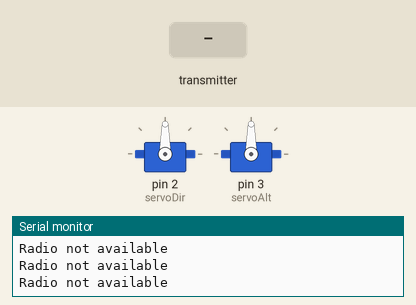
This sketch was run on a simulated Arduino Uno, built with avr-gcc and run on an emulated ATmega328P. On the bench: 2 × servo, the last lines printed to the serial monitor. The test bench sets the inputs (shaded band). No radio packets arrive unless stated.

Above: at 4.3 s.
4.4 s: the transmitter starts sending servoA = 0
At 4.8 s:
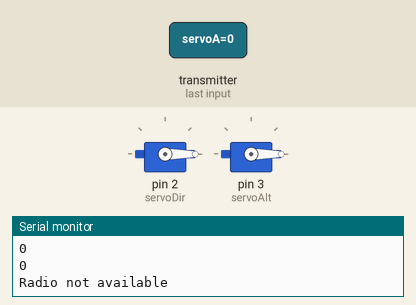
Timing chart, 0 to 7.4 s (numbered marks = the images above; inputs shaded):
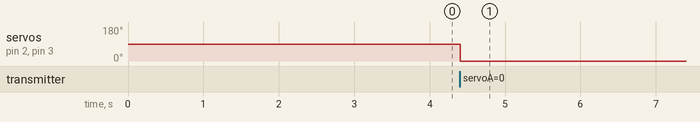

Measured:
- after the input at 4.4 s, servo on pin 2 (servoDir), servo on pin 3 (servoAlt): 90° → 0° at once

The sketch:

airplane_engine.ino
```cpp
// pour le transeiver (SPI commande MOSI MISO)
#include <SPI.h>
#include <RF24.h>

// include the Servo library
#include <Servo.h>

// **Définition des broches utilisées**
#define CE_PIN 7
#define CSN_PIN 8

Servo servoDir;
Servo servoAlt;

int old_A, old_B;

// **Objet pour la communication radio**
RF24 radio(CE_PIN, CSN_PIN); // instantiate an object for the nRF24L01 transceiver

// **Tableaux contenant les adresses radio pour l'émetteur et le récepteur**
uint8_t address[][6] = { "1NODE", "2NODE" };

// **Niveau de puissance de la radio**
uint8_t radioPowerLevel = RF24_PA_LOW;

// **Structure pour contenir le message radio**
typedef struct
{
  int servoA;
  int servoB;
} radiomsg;

radiomsg msg;

void setup()
{
  delay(3000);
  Serial.begin(115200); // Initialiser la communication série pour le débogage
  servoDir.attach(2);   // attaches the servo on pin 2 to the servo direction of airplane // yaw
  servoAlt.attach(3);   // attaches the servo on pin 2 to the servo direction of airplane // pitch
  // roll pour roulie (tonneaux autour de l'axe central)

  // reset the servo position
  servoAlt.write(90);
  servoDir.write(90);
  old_A = 90;
  old_B = 90;
  delay(150);

   // Configurer la radio
  if (!radio.begin())
  {
    Serial.println(F("radio hardware is not responding!!"));
    while (1) {}  // hold in infinite loop
  }
  // Set the PA Level low to try preventing power supply related problems
  // because these examples are likely run with nodes in close proximity to
  // each other.
  radio.setPALevel(radioPowerLevel);  // RF24_PA_MAX is default.

  // save on transmission time by setting the radio to only transmit the
  // number of bytes we need to transmit a float
  radio.setPayloadSize(sizeof(msg));  // float datatype occupies

  // set the TX address of the RX node into the TX pipe
  radio.openWritingPipe(address[1]);  // always uses pipe 0

  // set the RX address of the TX node into a RX pipe
  radio.openReadingPipe(1, address[0]);  // using pipe 1

  radio.startListening();               // Démarrer l'écoute radio

}


void loop()
{
  uint8_t pipe;
  //Serial.println("A");
  if (radio.available(&pipe)) // Vérifier si un message est disponible
  {
    Serial.println(F("Message reçu !"));
    Serial.println(msg.servoA);
    Serial.println(msg.servoB);
    //Serial.println("B");
    uint8_t bytes = radio.getPayloadSize(); // Obtenir
    radio.read(&msg, bytes);                 // Lire le message radio
    // set the servo position
    servoAlt.write(msg.servoA);
    servoDir.write(msg.servoB);
    if (msg.servoA != old_A || msg.servoB != old_B){
      delay(150);
      old_A = msg.servoA;
      old_B = msg.servoB;
    }

  }
  else
  {
    Serial.println("Radio not available");
  }
  delay(16);
}
```
